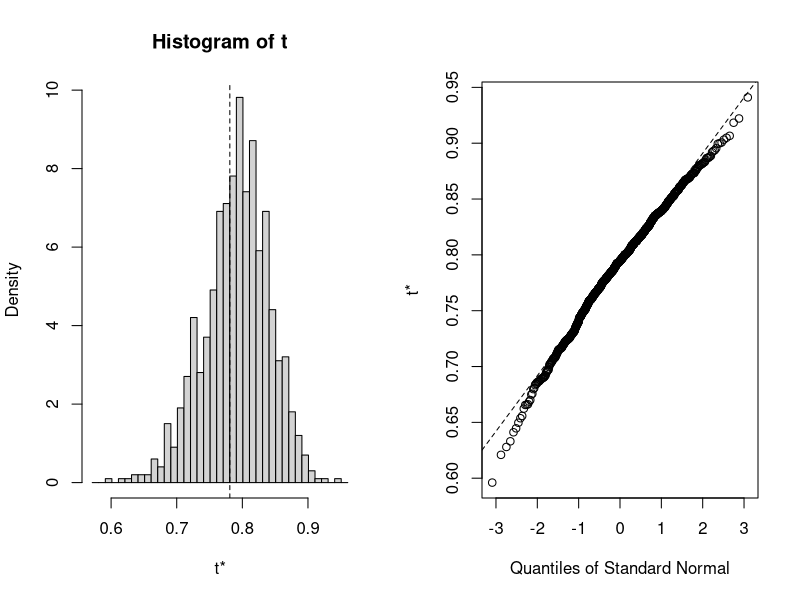
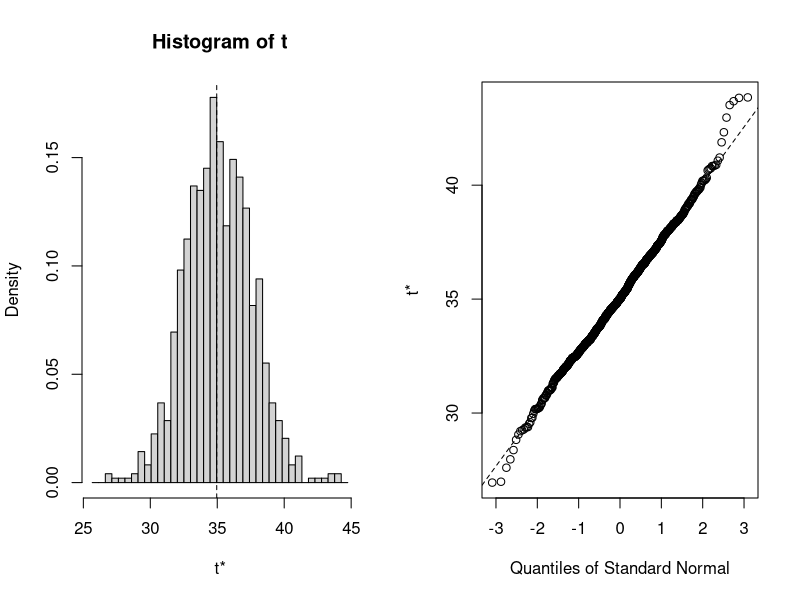
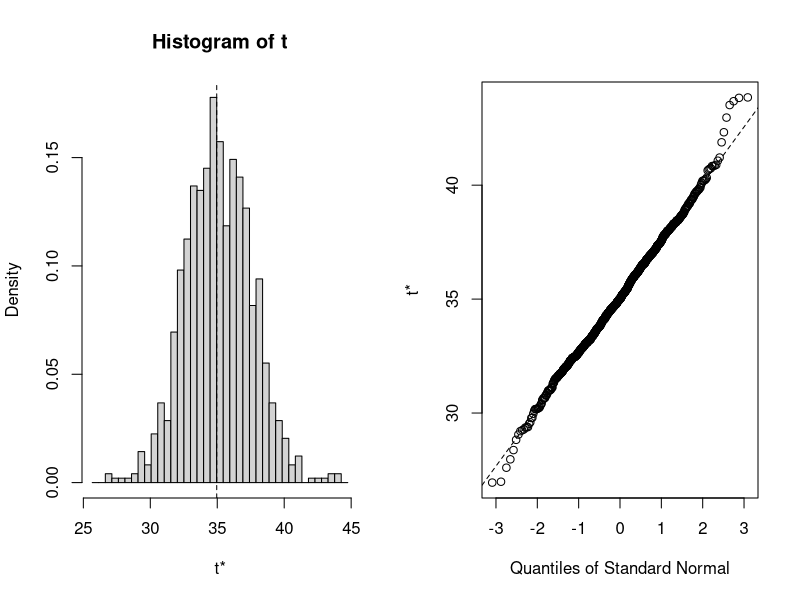
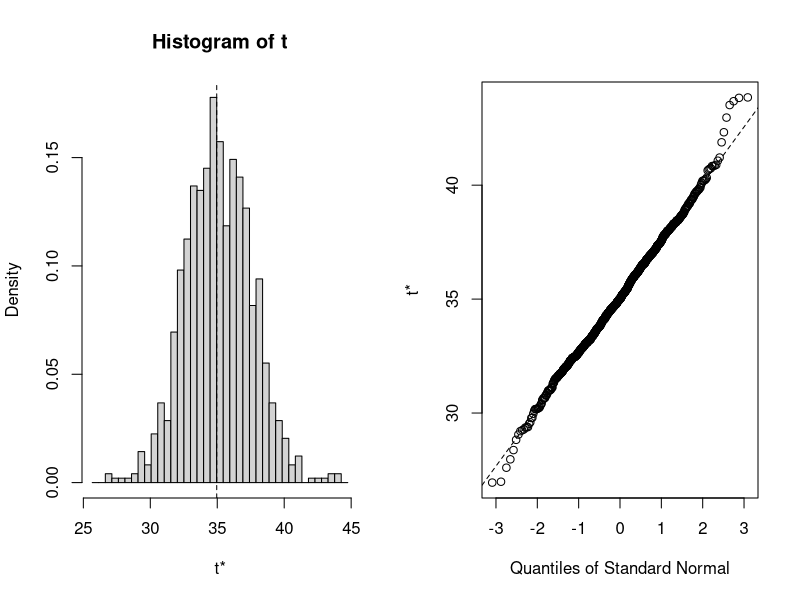

Here is the R script that generated these plots, in order:
## ---- chunk 1
library(datasets)
data("mtcars")
str(mtcars)
summary(mtcars)
## ---- chunk 2
library(boot)
rsq<-function(formula, data, indices){
  d<-data[indices, ] # Allows boot to select sample
  fit<-lm(formula,data = d)
  return(summary(fit)$r.square) # Function to obtain R-square from data
  
}

results<-boot(data = mtcars,statistic = rsq, R = 1000, formula = mpg ~  wt+disp) # bootstrapping with 1000 replications
results
plot(results) # View results
boot.ci(results, type = "bca") # Get 95% CI
## ---- chunk 3
library(boot)
#Function to obtain regression weights
bs<-function(formula,data,indices){
  
  d<-data[indices, ]  #allows boot select sample
  
  fit<-lm(formula, data = d)
  
  return(coef(fit))
}
## ---- chunk 4
results<-boot(data = mtcars, statistic = bs, R = 1000, formula = mpg ~ wt+disp)
results
plot(results, indices =1) # intercept
plot(results, indices =2) # wt
plot(results, indices =3) # disp
## ---- chunk 5
boot.ci(results, type = "bca", index = 1) # intercept
boot.ci(results, type = "bca", index = 2) # wt
boot.ci(results, type = "bca", index = 3) # disp
